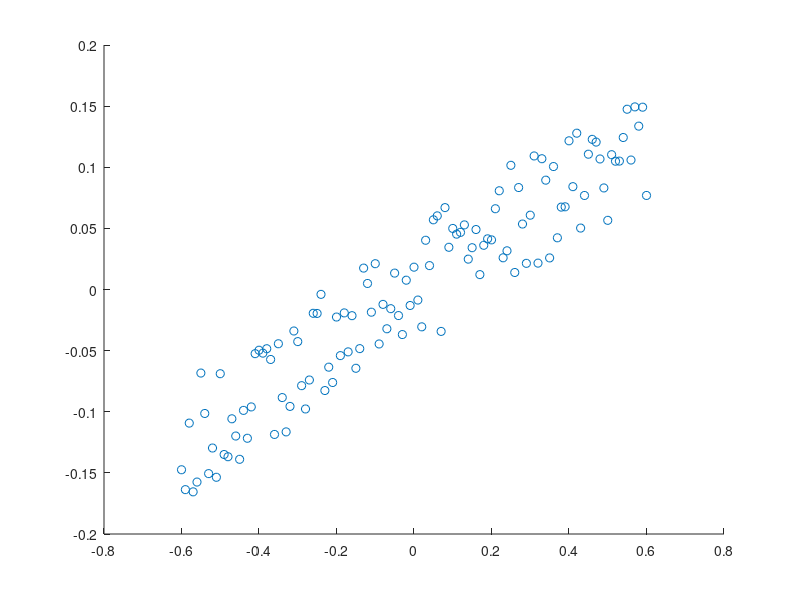

Here is the MATLAB script that generated this plot:
function [] = Ex6()
x = 0.8:0.01:2
n = rand(121)*0.1;
n = n(1,:);

y = (x * 0.21) + n;
y = y -mean(y);
x = x - mean(x);
scatter(x,y);
end

